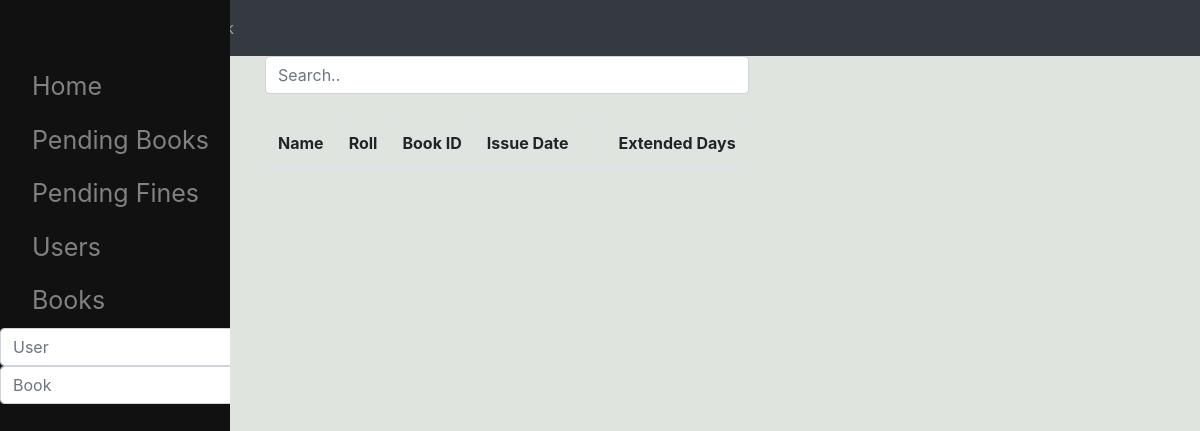
The app's page /pendingBooks/, older data.
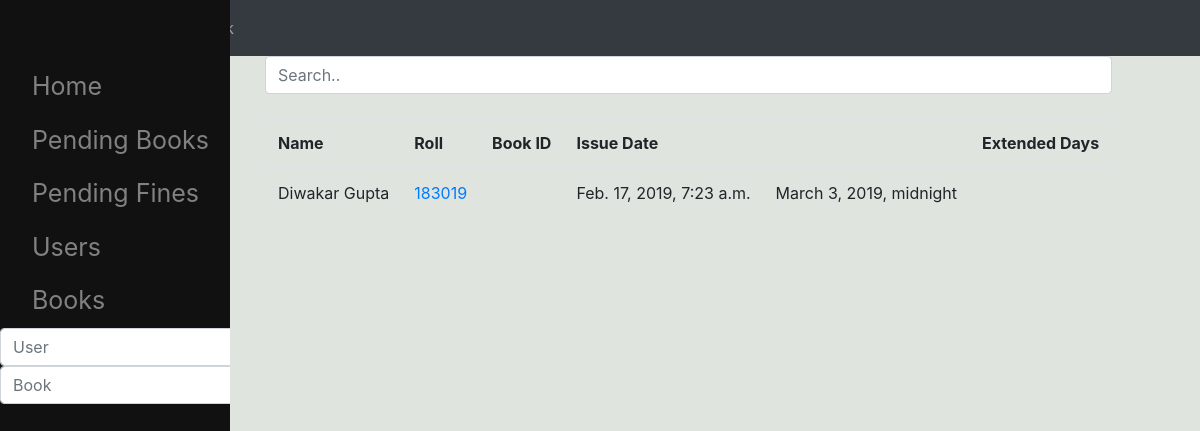
The same page, newer data.
### lm/models.py (models this page shows, shortened)
class Issue(models.Model):
    user = models.ForeignKey(Student,on_delete=models.CASCADE,null=True)
    book = models.ForeignKey(Book,on_delete=models.CASCADE,null=True,)
    issue_time = models.DateTimeField(auto_now_add=True,blank=True,editable=True)
    is_returned = models.BooleanField(default=False,editable=True)
    return_time = models.DateTimeField(auto_now_add=False,blank=True,editable=True,null=True)
    paid = models.BooleanField(default=False,editable=True)
    is_late = models.BooleanField(default=True,editable=True)
    mailSend = models.BooleanField(default=False)

class Student(models.Model):
    name = models.CharField(max_length=30,default=' ',editable=True)
    roll = models.IntegerField(editable=True,primary_key=True)
    image_path = models.ImageField(default='../static/lm/anon.png',editable=True)
    email = models.EmailField(blank=True,editable=True)
    payable_amount = models.IntegerField(default=0,editable=True)
    is_student = models.BooleanField(default=True,editable=True)
    is_active = models.BooleanField(default=True,null=False,editable=True)
    exist = models.BooleanField(default=True)
    bookCount = models.IntegerField(default=0)

### lm/views.py (the view)
# urls.py: path('pendingBooks/',views.PendingBooks.as_view(),name='pendingbooks'),
class PendingBooks(generic.ListView):
    template_name = 'lm/pendingIssue.html'
    def get_queryset(self):
        return Issue.objects.all().filter(is_returned = False)

### lm/templates/lm/pendingIssue.html (shortened to what this page needs)
{% extends 'lm/base.html' %}
{% block body %}
<input class="form-control" id="myInput" type="text" placeholder="Search..">
  <br>
 <table class="table table-bordered">
    <thead>
      <tr>
        <th>Name</th>
        <th>Roll</th>
        <th>Book ID</th>
        <th>Issue Date</th>
        <th></th>
        <th>Extended Days</th>
      </tr>
    </thead>
     <tbody id="myTable" >
{% for issue in object_list %}
      <tr>
          <td>{{issue.user.name }}</td>
          <td><a href="{% url 'lm:user' issue.user.pk %}" >{{issue.user.roll }}</a></td>
          <td><a href="{% url 'lm:book' issue.book.pk %}" >{{issue.book.identity }}</a></td>
        <td>{{issue.issue_time }}</td>
        <td>{{issue.return_time }}</td>
        <td>{{ issue.dayLeft }}</td>
      </tr>
{% endfor %}
     </tbody>
  </table>
{% endblock %}

Row changes from the older to the newer data that the page shows:
added Issue: user.name "Diwakar Gupta", user.roll "183019", issue_time "Feb. 17, 2019, 7:23 a.m.", return_time "March 3, 2019, midnight"
